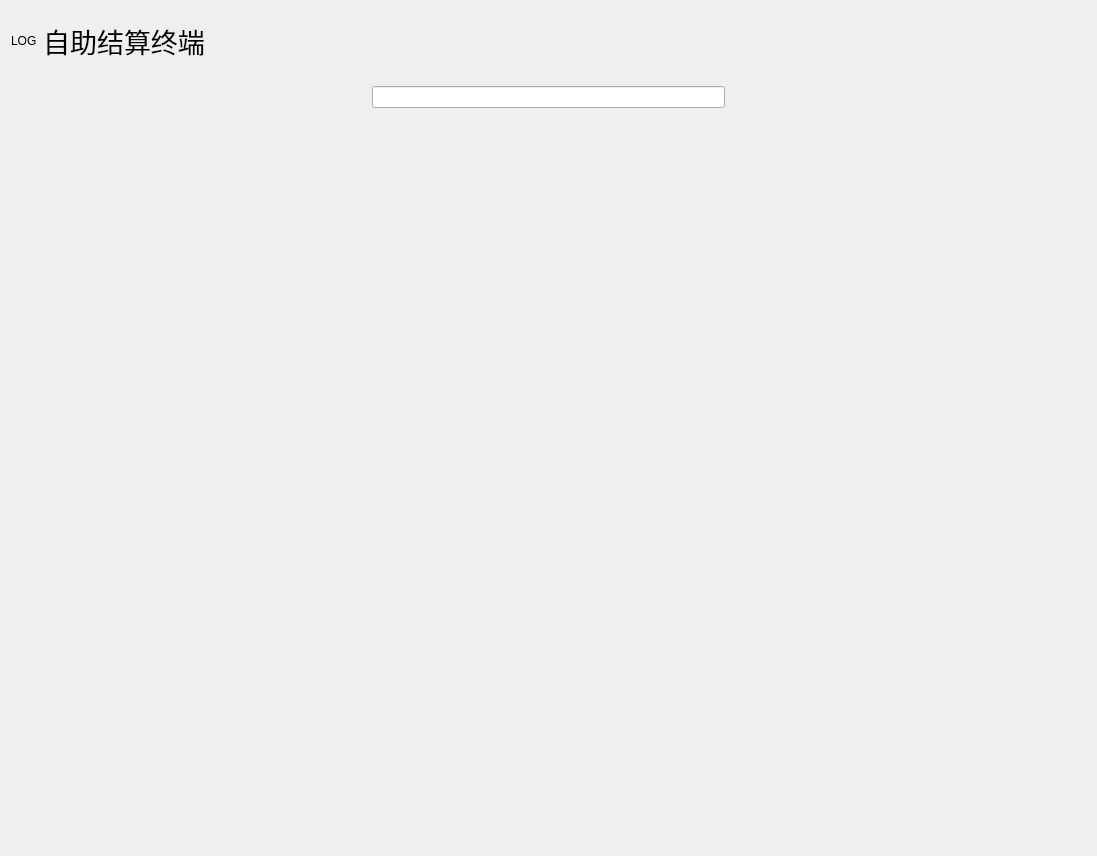
<?xml version="1.0" encoding="UTF-8"?>
<ui version="4.0">
 <class>FrmSettlement</class>
 <widget class="QWidget" name="FrmSettlement">
  <property name="geometry">
   <rect>
    <x>0</x>
    <y>0</y>
    <width>1097</width>
    <height>757</height>
   </rect>
  </property>
  <property name="windowTitle">
   <string>Form</string>
  </property>
  <layout class="QVBoxLayout" name="verticalLayout">
   <item>
    <widget class="QWidget" name="widgetTitle" native="true">
     <property name="sizePolicy">
      <sizepolicy hsizetype="Preferred" vsizetype="Fixed">
       <horstretch>0</horstretch>
       <verstretch>0</verstretch>
      </sizepolicy>
     </property>
     <property name="minimumSize">
      <size>
       <width>0</width>
       <height>60</height>
      </size>
     </property>
     <layout class="QHBoxLayout" name="horizontalLayout">
      <property name="leftMargin">
       <number>0</number>
      </property>
      <property name="topMargin">
       <number>0</number>
      </property>
      <property name="rightMargin">
       <number>0</number>
      </property>
      <property name="bottomMargin">
       <number>0</number>
      </property>
      <item>
       <widget class="QLabel" name="labLog">
        <property name="text">
         <string>LOG</string>
        </property>
       </widget>
      </item>
      <item>
       <widget class="QLabel" name="labTitle">
        <property name="font">
         <font>
          <pointsize>20</pointsize>
          <weight>50</weight>
          <bold>false</bold>
         </font>
        </property>
        <property name="autoFillBackground">
         <bool>false</bool>
        </property>
        <property name="text">
         <string>自助结算终端</string>
        </property>
        <property name="alignment">
         <set>Qt::AlignCenter</set>
        </property>
        <property name="wordWrap">
         <bool>false</bool>
        </property>
        <property name="margin">
         <number>20</number>
        </property>
       </widget>
      </item>
      <item>
       <spacer name="horizontalSpacer">
        <property name="orientation">
         <enum>Qt::Horizontal</enum>
        </property>
        <property name="sizeHint" stdset="0">
         <size>
          <width>40</width>
          <height>20</height>
         </size>
        </property>
       </spacer>
      </item>
      <item>
       <widget class="QWidget" name="widgetMenu" native="true">
        <layout class="QGridLayout" name="gridLayout">
         <property name="leftMargin">
          <number>0</number>
         </property>
         <property name="topMargin">
          <number>0</number>
         </property>
         <property name="rightMargin">
          <number>0</number>
         </property>
         <property name="bottomMargin">
          <number>0</number>
         </property>
         <property name="spacing">
          <number>0</number>
         </property>
         <item row="0" column="2">
          <widget class="QToolButton" name="btnClose">
           <property name="sizePolicy">
            <sizepolicy hsizetype="Fixed" vsizetype="Expanding">
             <horstretch>0</horstretch>
             <verstretch>0</verstretch>
            </sizepolicy>
           </property>
           <property name="text">
            <string/>
           </property>
           <property name="icon">
            <iconset resource="../../main.qrc">
             <normaloff>:/image/titleclose.png</normaloff>:/image/titleclose.png</iconset>
           </property>
           <property name="iconSize">
            <size>
             <width>32</width>
             <height>32</height>
            </size>
           </property>
           <property name="autoRaise">
            <bool>true</bool>
           </property>
          </widget>
         </item>
         <item row="0" column="1">
          <widget class="QToolButton" name="btnMin">
           <property name="sizePolicy">
            <sizepolicy hsizetype="Fixed" vsizetype="Expanding">
             <horstretch>0</horstretch>
             <verstretch>0</verstretch>
            </sizepolicy>
           </property>
           <property name="text">
            <string/>
           </property>
           <property name="icon">
            <iconset resource="../../main.qrc">
             <normaloff>:/image/titlemax.png</normaloff>:/image/titlemax.png</iconset>
           </property>
           <property name="iconSize">
            <size>
             <width>32</width>
             <height>32</height>
            </size>
           </property>
           <property name="autoRaise">
            <bool>true</bool>
           </property>
          </widget>
         </item>
         <item row="0" column="0">
          <widget class="QToolButton" name="btnHide">
           <property name="sizePolicy">
            <sizepolicy hsizetype="Fixed" vsizetype="Expanding">
             <horstretch>0</horstretch>
             <verstretch>0</verstretch>
            </sizepolicy>
           </property>
           <property name="text">
            <string/>
           </property>
           <property name="icon">
            <iconset resource="../../main.qrc">
             <normaloff>:/image/titlemini.png</normaloff>:/image/titlemini.png</iconset>
           </property>
           <property name="iconSize">
            <size>
             <width>32</width>
             <height>32</height>
            </size>
           </property>
           <property name="autoRaise">
            <bool>true</bool>
           </property>
          </widget>
         </item>
         <item row="1" column="1">
          <spacer name="verticalSpacer">
           <property name="orientation">
            <enum>Qt::Vertical</enum>
           </property>
           <property name="sizeHint" stdset="0">
            <size>
             <width>20</width>
             <height>40</height>
            </size>
           </property>
          </spacer>
         </item>
        </layout>
       </widget>
      </item>
     </layout>
    </widget>
   </item>
   <item>
    <widget class="QStackedWidget" name="stackedWidget">
     <property name="currentIndex">
      <number>0</number>
     </property>
     <widget class="QWidget" name="page">
      <layout class="QGridLayout" name="gridLayout_2">
       <item row="1" column="1">
        <widget class="QLabel" name="label">
         <property name="text">
          <string/>
         </property>
         <property name="pixmap">
          <pixmap resource="../../main.qrc">:/image/timg.jpg</pixmap>
         </property>
         <property name="alignment">
          <set>Qt::AlignCenter</set>
         </property>
        </widget>
       </item>
       <item row="1" column="0">
        <spacer name="horizontalSpacer_2">
         <property name="orientation">
          <enum>Qt::Horizontal</enum>
         </property>
         <property name="sizeHint" stdset="0">
          <size>
           <width>40</width>
           <height>20</height>
          </size>
         </property>
        </spacer>
       </item>
       <item row="1" column="2">
        <spacer name="horizontalSpacer_3">
         <property name="orientation">
          <enum>Qt::Horizontal</enum>
         </property>
         <property name="sizeHint" stdset="0">
          <size>
           <width>40</width>
           <height>20</height>
          </size>
         </property>
        </spacer>
       </item>
       <item row="0" column="1">
        <widget class="QLineEdit" name="lineEdit"/>
       </item>
      </layout>
     </widget>
     <widget class="QWidget" name="page_2">
      <layout class="QHBoxLayout" name="horizontalLayout_4" stretch="7,3">
       <item>
        <widget class="QWidget" name="widget" native="true">
         <layout class="QVBoxLayout" name="verticalLayout_2">
          <item>
           <widget class="QGroupBox" name="groupBox_2">
            <property name="font">
             <font>
              <pointsize>12</pointsize>
             </font>
            </property>
            <property name="title">
             <string>登记信息</string>
            </property>
            <layout class="QGridLayout" name="gridLayout_5">
             <property name="horizontalSpacing">
              <number>7</number>
             </property>
             <property name="verticalSpacing">
              <number>20</number>
             </property>
             <item row="0" column="1">
              <widget class="QLabel" name="labPurchase">
               <property name="text">
                <string>4</string>
               </property>
              </widget>
             </item>
             <item row="0" column="2">
              <widget class="QLabel" name="label_4">
               <property name="text">
                <string>粮食类型:</string>
               </property>
              </widget>
             </item>
             <item row="0" column="0">
              <widget class="QLabel" name="label_2">
               <property name="text">
                <string>收购类型:</string>
               </property>
              </widget>
             </item>
             <item row="0" column="3">
              <widget class="QLabel" name="labGrainType">
               <property name="text">
                <string>3</string>
               </property>
              </widget>
             </item>
             <item row="0" column="4" colspan="2">
              <widget class="QLabel" name="label_5">
               <property name="text">
                <string>包装方式:</string>
               </property>
              </widget>
             </item>
             <item row="0" column="6">
              <widget class="QLabel" name="labPack">
               <property name="text">
                <string>4</string>
               </property>
              </widget>
             </item>
             <item row="1" column="0">
              <widget class="QLabel" name="label_10">
               <property name="text">
                <string>车牌号码:</string>
               </property>
              </widget>
             </item>
             <item row="1" column="1">
              <widget class="QLabel" name="labLicense">
               <property name="text">
                <string>4</string>
               </property>
              </widget>
             </item>
             <item row="3" column="3" colspan="2">
              <widget class="QLabel" name="label_16">
               <property name="text">
                <string>银行卡号:</string>
               </property>
              </widget>
             </item>
             <item row="1" column="6">
              <widget class="QLabel" name="labColor">
               <property name="text">
                <string>4</string>
               </property>
              </widget>
             </item>
             <item row="1" column="2">
              <widget class="QLabel" name="label_8">
               <property name="text">
                <string>车辆类型:</string>
               </property>
              </widget>
             </item>
             <item row="2" column="0">
              <widget class="QLabel" name="label_3">
               <property name="text">
                <string>结算人:</string>
               </property>
              </widget>
             </item>
             <item row="2" column="5" colspan="2">
              <widget class="QLabel" name="labPayType">
               <property name="text">
                <string>TextLabel</string>
               </property>
              </widget>
             </item>
             <item row="3" column="0">
              <widget class="QLabel" name="label_11">
               <property name="text">
                <string>银行:</string>
               </property>
              </widget>
             </item>
             <item row="3" column="1" colspan="2">
              <widget class="QLabel" name="labBankType">
               <property name="text">
                <string>TextLabel</string>
               </property>
              </widget>
             </item>
             <item row="1" column="3">
              <widget class="QLabel" name="labVehicleType">
               <property name="text">
                <string>4</string>
               </property>
              </widget>
             </item>
             <item row="2" column="3" colspan="2">
              <widget class="QLabel" name="label_7">
               <property name="text">
                <string>结算方式:</string>
               </property>
              </widget>
             </item>
             <item row="1" column="4" colspan="2">
              <widget class="QLabel" name="label_12">
               <property name="text">
                <string>车辆颜色:</string>
               </property>
              </widget>
             </item>
             <item row="2" column="1" colspan="2">
              <widget class="QLabel" name="labSeller">
               <property name="text">
                <string>TextLabel</string>
               </property>
              </widget>
             </item>
             <item row="3" column="5" colspan="2">
              <widget class="QLabel" name="labBankNum">
               <property name="text">
                <string>TextLabel</string>
               </property>
              </widget>
             </item>
            </layout>
           </widget>
          </item>
          <item>
           <widget class="QGroupBox" name="groupBox">
            <property name="font">
             <font>
              <pointsize>12</pointsize>
             </font>
            </property>
            <property name="title">
             <string>扣重信息</string>
            </property>
            <layout class="QGridLayout" name="gridLayout_4">
             <property name="verticalSpacing">
              <number>20</number>
             </property>
             <item row="0" column="0">
              <widget class="QLabel" name="label_6">
               <property name="text">
                <string>容重扣重比:</string>
               </property>
              </widget>
             </item>
             <item row="0" column="1">
              <widget class="QLabel" name="labRZRatio">
               <property name="text">
                <string>4</string>
               </property>
              </widget>
             </item>
             <item row="0" column="3">
              <widget class="QLabel" name="label_17">
               <property name="text">
                <string>水分扣重比:</string>
               </property>
              </widget>
             </item>
             <item row="0" column="4">
              <widget class="QLabel" name="labSFRatio">
               <property name="text">
                <string>4</string>
               </property>
              </widget>
             </item>
             <item row="1" column="0">
              <widget class="QLabel" name="label_19">
               <property name="text">
                <string>霉变扣重比:</string>
               </property>
              </widget>
             </item>
             <item row="1" column="1">
              <widget class="QLabel" name="labMBRatio">
               <property name="text">
                <string>4</string>
               </property>
              </widget>
             </item>
             <item row="1" column="3">
              <widget class="QLabel" name="label_21">
               <property name="text">
                <string>破损扣重比:</string>
               </property>
              </widget>
             </item>
             <item row="1" column="4">
              <widget class="QLabel" name="labPSRatio">
               <property name="text">
                <string>4</string>
               </property>
              </widget>
             </item>
             <item row="2" column="0">
              <widget class="QLabel" name="label_23">
               <property name="text">
                <string>热损扣重比:</string>
               </property>
              </widget>
             </item>
             <item row="2" column="1">
              <widget class="QLabel" name="labRSRatio">
               <property name="text">
                <string>4</string>
               </property>
              </widget>
             </item>
             <item row="2" column="3">
              <widget class="QLabel" name="label_39">
               <property name="text">
                <string>杂质扣重比:</string>
               </property>
              </widget>
             </item>
             <item row="2" column="4">
              <widget class="QLabel" name="labZZRatio">
               <property name="text">
                <string>4</string>
               </property>
              </widget>
             </item>
             <item row="3" column="0">
              <widget class="QLabel" name="label_25">
               <property name="text">
                <string>并间杂扣重比:</string>
               </property>
              </widget>
             </item>
             <item row="3" column="1">
              <widget class="QLabel" name="labBJZRatio">
               <property name="text">
                <string>4</string>
               </property>
              </widget>
             </item>
             <item row="3" column="3">
              <widget class="QLabel" name="label_28">
               <property name="text">
                <string>总扣重比:</string>
               </property>
              </widget>
             </item>
             <item row="3" column="4">
              <widget class="QLabel" name="labTotalRatio">
               <property name="text">
                <string>10</string>
               </property>
              </widget>
             </item>
             <item row="4" column="2">
              <widget class="QLabel" name="labXSZ">
               <property name="text">
                <string/>
               </property>
              </widget>
             </item>
            </layout>
           </widget>
          </item>
          <item>
           <widget class="QGroupBox" name="groupBox_4">
            <property name="font">
             <font>
              <pointsize>12</pointsize>
             </font>
            </property>
            <property name="title">
             <string>重量信息</string>
            </property>
            <layout class="QGridLayout" name="gridLayout_6">
             <property name="verticalSpacing">
              <number>20</number>
             </property>
             <item row="0" column="0">
              <widget class="QLabel" name="label_30">
               <property name="text">
                <string>毛重:</string>
               </property>
              </widget>
             </item>
             <item row="0" column="1">
              <widget class="QLabel" name="labRoughtWeight">
               <property name="text">
                <string>4</string>
               </property>
              </widget>
             </item>
             <item row="0" column="3">
              <widget class="QLabel" name="labTrae">
               <property name="text">
                <string>皮重:</string>
               </property>
              </widget>
             </item>
             <item row="1" column="1" colspan="2">
              <widget class="QLabel" name="labNetWeight">
               <property name="text">
                <string>labNetWeight</string>
               </property>
              </widget>
             </item>
             <item row="0" column="4">
              <widget class="QLabel" name="labTareWeight">
               <property name="text">
                <string>4</string>
               </property>
              </widget>
             </item>
             <item row="1" column="0">
              <widget class="QLabel" name="label_9">
               <property name="text">
                <string>净重:</string>
               </property>
              </widget>
             </item>
             <item row="1" column="3">
              <widget class="QLabel" name="label_26">
               <property name="text">
                <string>卸粮扣重:</string>
               </property>
              </widget>
             </item>
             <item row="1" column="4">
              <widget class="QLabel" name="labUnloadDeduct">
               <property name="text">
                <string>4</string>
               </property>
              </widget>
             </item>
            </layout>
           </widget>
          </item>
          <item>
           <widget class="QGroupBox" name="groupBox_3">
            <property name="font">
             <font>
              <pointsize>12</pointsize>
             </font>
            </property>
            <property name="title">
             <string>结算信息</string>
            </property>
            <layout class="QGridLayout" name="gridLayout_3">
             <property name="verticalSpacing">
              <number>20</number>
             </property>
             <item row="0" column="0">
              <widget class="QLabel" name="label_14">
               <property name="text">
                <string>计价名称:</string>
               </property>
              </widget>
             </item>
             <item row="0" column="1">
              <widget class="QLabel" name="labValuation">
               <property name="text">
                <string>4</string>
               </property>
              </widget>
             </item>
             <item row="0" column="3">
              <widget class="QLabel" name="labPrice">
               <property name="text">
                <string>4</string>
               </property>
              </widget>
             </item>
             <item row="0" column="2">
              <widget class="QLabel" name="label_18">
               <property name="text">
                <string>收购单价:</string>
               </property>
              </widget>
             </item>
             <item row="2" column="3">
              <widget class="QLabel" name="labTotalPrice">
               <property name="text">
                <string>10</string>
               </property>
              </widget>
             </item>
             <item row="1" column="0">
              <widget class="QLabel" name="label_22">
               <property name="text">
                <string>有效总重:</string>
               </property>
              </widget>
             </item>
             <item row="1" column="1">
              <widget class="QLabel" name="labValidWeight">
               <property name="text">
                <string>4</string>
               </property>
              </widget>
             </item>
             <item row="2" column="2">
              <widget class="QLabel" name="label_24">
               <property name="text">
                <string>总金额:</string>
               </property>
              </widget>
             </item>
            </layout>
           </widget>
          </item>
         </layout>
        </widget>
       </item>
       <item>
        <widget class="QWidget" name="widget_2" native="true">
         <property name="layoutDirection">
          <enum>Qt::LeftToRight</enum>
         </property>
         <property name="autoFillBackground">
          <bool>false</bool>
         </property>
         <layout class="QVBoxLayout" name="verticalLayout_3">
          <property name="spacing">
           <number>20</number>
          </property>
          <item>
           <layout class="QHBoxLayout" name="horizontalLayout_2">
            <item>
             <widget class="QLabel" name="label_40">
              <property name="minimumSize">
               <size>
                <width>0</width>
                <height>50</height>
               </size>
              </property>
              <property name="font">
               <font>
                <pointsize>16</pointsize>
               </font>
              </property>
              <property name="text">
               <string>操作倒计时:</string>
              </property>
             </widget>
            </item>
            <item>
             <widget class="QLCDNumber" name="lcdNumber">
              <property name="sizePolicy">
               <sizepolicy hsizetype="Expanding" vsizetype="Expanding">
                <horstretch>0</horstretch>
                <verstretch>0</verstretch>
               </sizepolicy>
              </property>
              <property name="minimumSize">
               <size>
                <width>50</width>
                <height>50</height>
               </size>
              </property>
              <property name="font">
               <font>
                <pointsize>12</pointsize>
               </font>
              </property>
             </widget>
            </item>
           </layout>
          </item>
          <item>
           <widget class="QToolButton" name="btnSell">
            <property name="sizePolicy">
             <sizepolicy hsizetype="Expanding" vsizetype="Fixed">
              <horstretch>0</horstretch>
              <verstretch>0</verstretch>
             </sizepolicy>
            </property>
            <property name="minimumSize">
             <size>
              <width>200</width>
              <height>100</height>
             </size>
            </property>
            <property name="text">
             <string> 打印</string>
            </property>
           </widget>
          </item>
          <item>
           <widget class="QToolButton" name="btnRetrun">
            <property name="sizePolicy">
             <sizepolicy hsizetype="Expanding" vsizetype="Fixed">
              <horstretch>0</horstretch>
              <verstretch>0</verstretch>
             </sizepolicy>
            </property>
            <property name="minimumSize">
             <size>
              <width>200</width>
              <height>100</height>
             </size>
            </property>
            <property name="text">
             <string>返回</string>
            </property>
           </widget>
          </item>
          <item>
           <spacer name="verticalSpacer_2">
            <property name="orientation">
             <enum>Qt::Vertical</enum>
            </property>
            <property name="sizeHint" stdset="0">
             <size>
              <width>20</width>
              <height>40</height>
             </size>
            </property>
           </spacer>
          </item>
         </layout>
        </widget>
       </item>
      </layout>
     </widget>
    </widget>
   </item>
  </layout>
 </widget>
 <resources>
  <include location="../../main.qrc"/>
 </resources>
 <connections/>
</ui>
